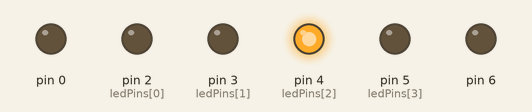
Recording of a sketch running on a simulated Arduino Uno, built with avr-gcc and run on an emulated ATmega328P. Parts: output pins drawn as LEDs (lit = HIGH).

Above: at 0.05 s.
At 0.75 s:
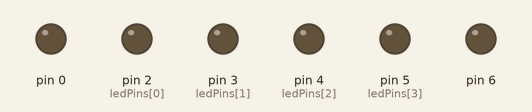
At 1.3 s:
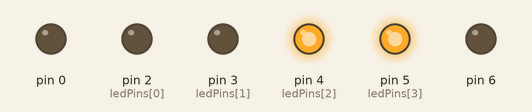
At 2.7 s:
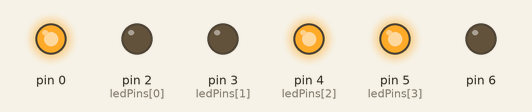
Timing chart, 0 to 3.0 s (numbered marks = the images above):
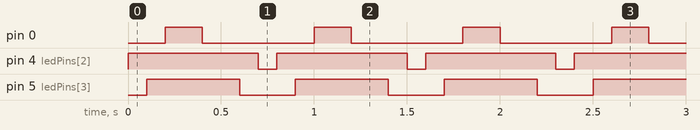

The sketch:

2-Relay-Led_Blink.ino
```cpp
int ledPins[] = {2,3,4,5};

// The first element of an array is index 0.

// We've put the value "2" in index 0, "3" in index 1, etc.

// The final index in the above array is 7, which contains

// the value "9".

// We're using the values in this array to specify the pin numbers

// that the eight LEDs are connected to. LED 0 is connected to

// pin 2, LED 1 is connected to pin 3, etc.

void setup()

{

int index;

// In this sketch, we'll use "for() loops" to step variables from

// one value to another, and perform a set of instructions for

// each step. For() loops are a very handy way to get numbers to

// count up or down.

// Every for() loop has three statements separated by

// semicolons (;):

// 1. Something to do before starting

// 2. A test to perform; as long as it's true, keep looping

// 3. Something to do after each loop (increase a variable)

// Here we'll use a for() loop to initialize all the LED pins

// to outputs. This is much easier than writing eight separate

// statements to do the same thing.

// This for() loop will make index = 0, then run the pinMode()

// statement within the brackets. It will then do the same thing

// for index = 2, index = 3, etc. all the way to index = 7.

for(index = 0; index <= 7; index++)

{

pinMode(ledPins[index],OUTPUT);

// ledPins[index] is replaced by the value in the array.

// For example, ledPins[0] is 2

}

}

void loop()

{

// This loop() calls functions that we've written further below.

// We've disabled some of these by commenting them out (putting

// "//" in front of them). To try different LED displays, remove

// the "//" in front of the ones you'd like to run, and add "//"

// in front of those you don't to comment out (and disable) those

// lines.

oneAfterAnotherNoLoop(); // Light up all the LEDs in turn

}

/*

oneAfterAnotherNoLoop()

This function will light one LED, delay for delayTime, then light

the next LED, and repeat until all the LEDs are on. It will then

turn them off in the reverse order.

This function does NOT use a for() loop. We've done it the hard way

to show you how much easier life can be when you use for() loops.

Take a look at oneAfterAnotherLoop() further down, which does

exactly the same thing with much less typing.

*/

void oneAfterAnotherNoLoop()

{

int delayTime = 100; // time (milliseconds) to pause between LEDs

// make this smaller for faster switching

// turn all the LEDs on:

//digitalWrite(ledPins[0], HIGH); //Turns on LED #0 (pin 2)
//
//delay(delayTime); //wait delayTime milliseconds
//
//digitalWrite(ledPins[1], HIGH); //Turns on LED #1 (pin 3)
//
//delay(delayTime); //wait delayTime milliseconds

digitalWrite(ledPins[2], HIGH); //Turns on LED #2 (pin 4)

delay(delayTime); //wait delayTime milliseconds

digitalWrite(ledPins[3], HIGH); //Turns on LED #3 (pin 5)

delay(delayTime); //wait delayTime milliseconds

digitalWrite(ledPins[4], HIGH); //Turns on LED #4 (pin 6)

delay(delayTime); //wait delayTime milliseconds

digitalWrite(ledPins[5], HIGH); //Turns on LED #5 (pin 7)

delay(delayTime); //wait delayTime milliseconds

//digitalWrite(ledPins[6], HIGH); //Turns on LED #6 (pin 8)
//
//delay(delayTime); //wait delayTime milliseconds
//
//digitalWrite(ledPins[7], HIGH); //Turns on LED #7 (pin 9)
//
//delay(delayTime); //wait delayTime milliseconds

// turn all the LEDs off:

//digitalWrite(ledPins[7], LOW); //Turn off LED #7 (pin 9)
//
//delay(delayTime); //wait delayTime milliseconds
//
//digitalWrite(ledPins[6], LOW); //Turn off LED #6 (pin 8)
//
//delay(delayTime); //wait delayTime milliseconds

digitalWrite(ledPins[5], LOW); //Turn off LED #5 (pin 7)

delay(delayTime); //wait delayTime milliseconds

digitalWrite(ledPins[4], LOW); //Turn off LED #4 (pin 6)

delay(delayTime); //wait delayTime milliseconds

digitalWrite(ledPins[3], LOW); //Turn off LED #3 (pin 5)

delay(delayTime); //wait delayTime milliseconds

digitalWrite(ledPins[2], LOW); //Turn off LED #2 (pin 4)

delay(delayTime); //wait delayTime milliseconds

//digitalWrite(ledPins[1], LOW); //Turn off LED #1 (pin 3)
//
//delay(delayTime); //wait delayTime milliseconds
//
//digitalWrite(ledPins[0], LOW); //Turn off LED #0 (pin 2)
//
//delay(delayTime); //wait delayTime milliseconds

}
```

Measured:
- by itself, pin 0: alternates HIGH for 0.20 s and LOW for 0.60 s
- by itself, pin 4 (ledPins[2]): alternates HIGH for 0.70 s and LOW for 0.10 s
- by itself, pin 5 (ledPins[3]): alternates HIGH for 0.50 s and LOW for 0.30 s
